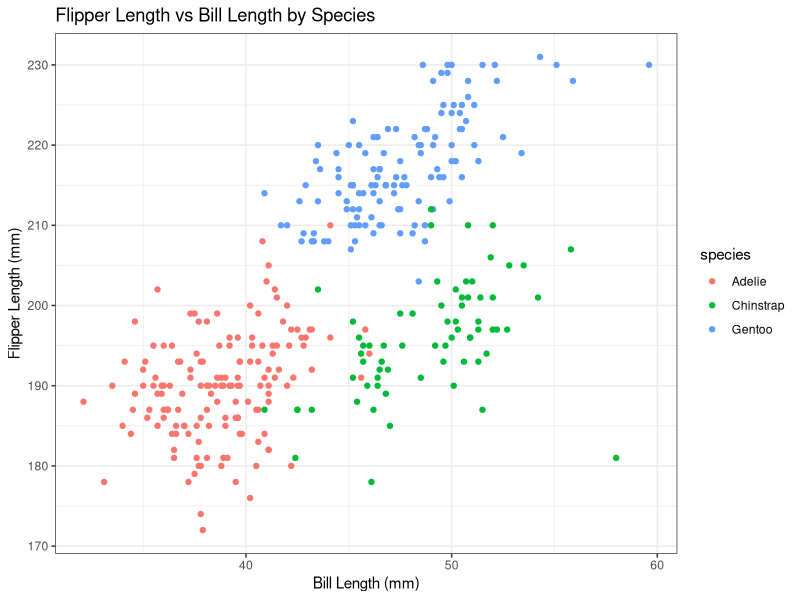
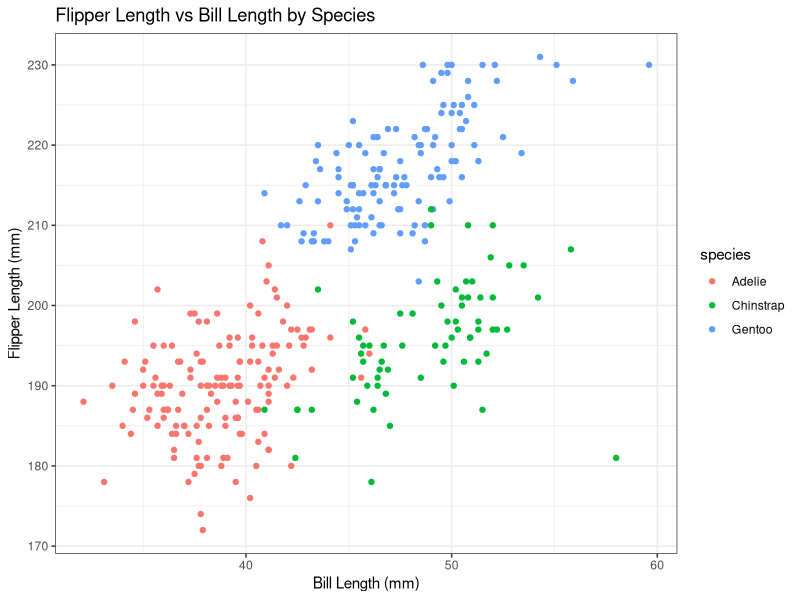

Reproduce these figures in R, in order.
## ---- chunk 1
# Load the penguins dataset
library(palmerpenguins)
library(ggplot2)
data("penguins", package = "palmerpenguins")
## ---- chunk 2
names(penguins)
nrow(penguins)
ncol(penguins)
mean(penguins$flipper_length_mm, na.rm = TRUE)
## ---- chunk 3
# Create scatterplot
p <- ggplot(penguins, aes(x = bill_length_mm, 
                          y = flipper_length_mm,
                          color = species)) +
  geom_point(na.rm = TRUE) +
  labs(title = "Flipper Length vs Bill Length by Species",
       x = "Bill Length (mm)",
       y = "Flipper Length (mm)") +
  theme_bw()

print(p)
## ---- chunk 4
# save as png
ggsave("penguins_scatterplot.png", plot = p)

## ---- chunk 5
library(tidyverse)
set.seed(3011)
samp_df = tibble(
  norm_samp = rnorm(10),
  norm_samp_flag = norm_samp > 0,
  char_vector = c("A", "B", "C", "D", "E", "F", "G", "H", "I", "J"),
  factor_vector = factor(rep(c("Level1", "Level2", "Level3"), 
                             length.out = 10))
)
print(samp_df)
## ---- chunk 6
mean(pull(samp_df, norm_samp)) 
mean(pull(samp_df, norm_samp_flag)) 
